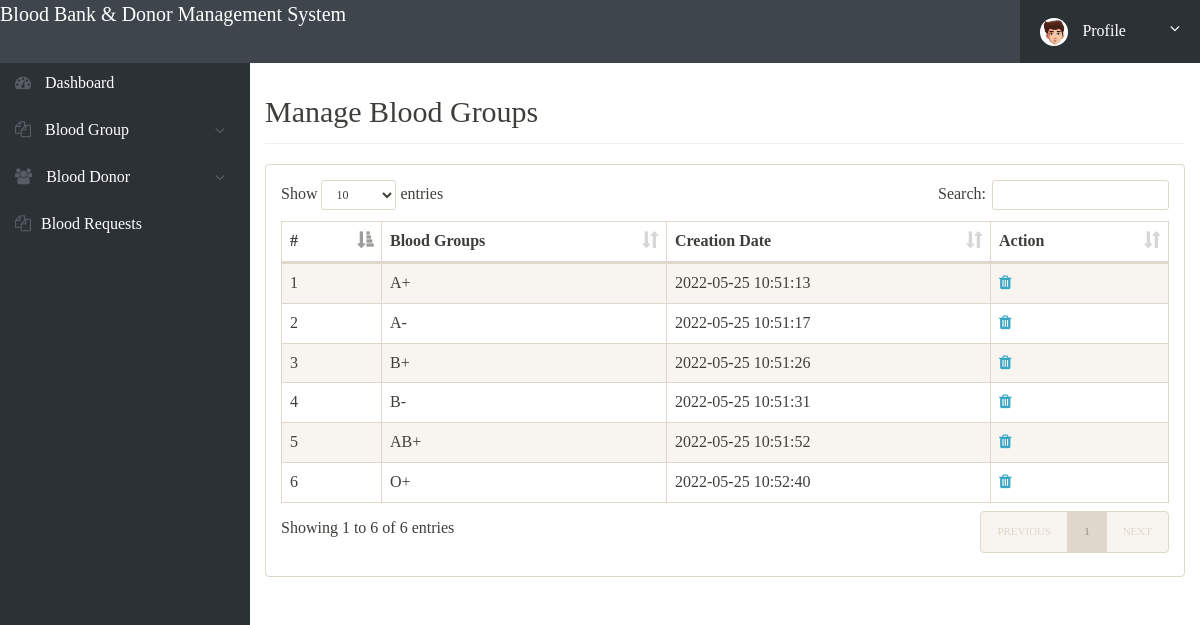
/bbdms/admin/manage-bloodgroup.php (signed in), run on the app's committed database.
### tables this page shows
CREATE TABLE `tblbloodgroup` (
  `id` int(11) NOT NULL,
  `BloodGroup` varchar(20) DEFAULT NULL,
  `PostingDate` timestamp NOT NULL DEFAULT current_timestamp()
);

### bbdms/admin/manage-bloodgroup.php (the view, shortened to what this page needs)
<?php
include('includes/config.php');
if(strlen($_SESSION['alogin'])==0)
	{
header('location:index.php');
}
else{
 ?>
<!doctype html>
<html lang="en" class="no-js">
<head>
	<link rel="stylesheet" href="css/font-awesome.min.css">
	<link rel="stylesheet" href="css/bootstrap.min.css">
	<link rel="stylesheet" href="css/dataTables.bootstrap.min.css">
	<link rel="stylesheet" href="css/bootstrap-social.css">
	<link rel="stylesheet" href="css/bootstrap-select.css">
	<link rel="stylesheet" href="css/fileinput.min.css">
	<link rel="stylesheet" href="css/awesome-bootstrap-checkbox.css">
	<link rel="stylesheet" href="css/style.css">
</head>
<body style=" font-family: 'Times New Roman', Times, serif; font-size:16px">
	<?php include('includes/header.php');?>
	<div class="ts-main-content">
		<?php include('includes/leftbar.php');?>
		<div class="content-wrapper">
			<div class="container-fluid">
				<div class="row">
					<div class="col-md-12">
						<h2 class="page-title">Manage Blood Groups</h2>
						<div class="panel panel-default">
							<div class="panel-body">
								<table id="zctb" class="display table table-striped table-bordered table-hover" cellspacing="0" width="100%">
									<thead>
										<tr>
										<th>#</th>
												<th>Blood Groups</th>
											<th>Creation Date</th>
											<th>Action</th>
										</tr>
									</thead>
									<tbody>
<?php $sql = "SELECT * from  tblbloodgroup ";
$query = $dbh -> prepare($sql);
$query->execute();
$results=$query->fetchAll(PDO::FETCH_OBJ);
$cnt=1;
if($query->rowCount() > 0)
{
foreach($results as $result)
{				?>
										<tr>
											<td><?php echo htmlentities($cnt);?></td>
											<td><?php echo htmlentities($result->BloodGroup);?></td>
											<td><?php echo htmlentities($result->PostingDate);?></td>
<td>
<a href="manage-bloodgroup.php?del=<?php echo $result->id;?>" onclick="return confirm('Do you want to delete?');"><i class="fa fa-trash"></i></a></td>
										</tr>
										<?php $cnt=$cnt+1; }} ?>
									</tbody>
								</table>
							</div>
						</div>
					</div>
				</div>
			</div>
		</div>
	</div>
</body>
</html>
<?php } ?>

### bbdms/admin/css/style.css (style rules this page uses)
html { font-size: 14px; }
@media only screen and (min-width: 480px) { html { font-size: 17px; } }
@media only screen and (min-width: 768px) { html { font-size: 14px; } }
body { font-size: 1em; }
a { color: #37a6c4; }
.panel { overflow: hidden; }
.page-title { padding-bottom: 15px; margin-bottom: 20px; border-bottom: 1px solid #f0f0f0; }
.ts-main-content .content-wrapper { padding-top: 15px; margin-top: 60px; }
@media only screen and (min-width: 992px) { .ts-main-content .content-wrapper { margin-left: 250px; } }

### data on the page
tblbloodgroup: BloodGroup "A+", PostingDate "2022-05-25 10:51:13"
tblbloodgroup: BloodGroup "A-", PostingDate "2022-05-25 10:51:17"
tblbloodgroup: BloodGroup "B+", PostingDate "2022-05-25 10:51:26"
tblbloodgroup: BloodGroup "B-", PostingDate "2022-05-25 10:51:31"
tblbloodgroup: BloodGroup "AB+", PostingDate "2022-05-25 10:51:52"
tblbloodgroup: BloodGroup "O+", PostingDate "2022-05-25 10:52:40"
